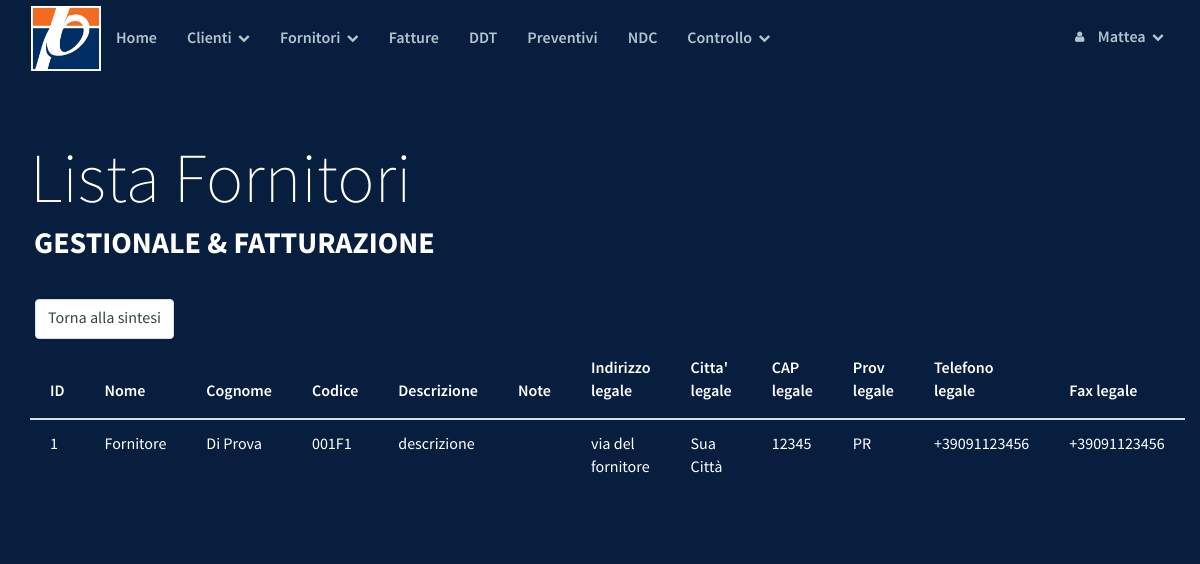
The page /lista_fornitori_big.php (signed in) on the database its author committed.
### tables this page shows
CREATE TABLE `fornitori` (
  `id` int(10) unsigned NOT NULL AUTO_INCREMENT,
  `nomeF` varchar(50) NOT NULL,
  `cognomeF` varchar(50) DEFAULT NULL,
  `codF` varchar(6) NOT NULL,
  `indirizzoLF` varchar(100) DEFAULT NULL,
  `cittaLF` varchar(50) DEFAULT NULL,
  `capLF` int(11) DEFAULT NULL,
  `provLF` varchar(2) DEFAULT NULL,
  `telLF` varchar(20) DEFAULT NULL,
  `faxLF` varchar(20) DEFAULT NULL,
  `statoLF` varchar(20) DEFAULT NULL,
  `emailLF` varchar(50) DEFAULT NULL,
  `urlLF` varchar(100) DEFAULT NULL,
  `PIVAF` bigint(20) DEFAULT NULL,
  `CFF` varchar(20) DEFAULT NULL,
  `IBANF` varchar(30) DEFAULT NULL,
  `bancaF` varchar(100) DEFAULT NULL,
  `descrF` varchar(200) DEFAULT NULL,
  `noteF` varchar(200) DEFAULT NULL,
  `reg_date` timestamp NOT NULL DEFAULT CURRENT_TIMESTAMP ON UPDATE CURRENT_TIMESTAMP,
  PRIMARY KEY (`id`),
  UNIQUE KEY `codF` (`codF`,`PIVAF`)
);

### lista_fornitori_big.php (the view, shortened to what this page needs)
<!DOCTYPE html>
<html lang="it">
<head>
    <?php include_once("template/parrot/style.php");
            include_once("DB/config.php");?>
</head>
<body>
        <?php include_once("template/parrot/navbar.php") ?>
        <div class="masthead">
            <div class="masthead-title">
                <div class="container">
                    Lista Fornitori
                    <small>Gestionale & Fatturazione</small>
                </div>
            </div>
        </div>
    <div style="max-width: 100%; overflow-x: scroll;" class="container">
     <div>
        <form action="lista_fornitori.php">
            <input class="form-control widthAuto" type="submit" value="Torna alla sintesi">
        </form>
    </div>
    <table class="table">
        <thead>
            <tr>
                <th>ID</th>
                <th>Nome</th>
                <th>Cognome</th>
                <th>Codice</th>
                <th>Descrizione</th>
                <th>Note</th>
                <th>Indirizzo legale</th>
                <th>Citta' legale</th>
                <th>CAP legale</th>
                <th>Prov legale</th>
                <th>Telefono legale</th>
                <th>Fax legale</th>
            </tr>
        </thead>
        <tbody>
            <?php
            include("DB/config.php");
            $sql = "SELECT * FROM fornitori";
            $result = mysqli_query($conndb, $sql);
            while($row = mysqli_fetch_array($result)) {
                $id = $row['id'];
                $nomeF = $row['nomeF'];
                $cognomeF = $row['cognomeF'];
                $codF = $row['codF'];
                $descrF = $row['descrF'];
                $noteF = $row['noteF'];
                $indirizzoLF = $row['indirizzoLF'];
                $cittaLF = $row['cittaLF'];
                $capLF = $row['capLF'];
                $provLF = $row['provLF'];
                $telLF = $row['telLF'];
                $faxLF = $row['faxLF'];
                $statoLF = $row['statoLF'];
                $emailLF = $row['emailLF'];
                $urlLF = $row['urlLF'];
                $PIVAF = $row['PIVAF'];
                $CFF = $row['CFF'];
                $IBANF = $row['IBANF'];
                $bancaF = $row['bancaF'];
                echo "<tr>
                <td>".$id."</td>
                <td>".$nomeF."</td>
                <td>".$cognomeF."</td>
                <td>".$codF."</td>
                <td>".$descrF."</td>
                <td>".$noteF."</td>
                <td>".$indirizzoLF."</td>
                <td>".$cittaLF."</td>
                <td>".$capLF."</td>
                <td>".$provLF."</td>
                <td>".$telLF."</td>
                <td>".$faxLF."</td>
                <td>".$statoLF."</td>
                <td>".$emailLF."</td>
                <td>".$urlLF."</td>
                <td>".$PIVAF."</td>
                <td>".$CFF."</td>
                <td>".$IBANF."</td>
                <td>".$bancaF."</td>
                </tr>";
            }
            ?>
        </tbody>
    </table>
    </div>
	</body>
</html>

### template/parrot/css/drunken-parrot.css (style rules this page uses)
body { font-family: "SourceSansPro", Helvetica, Arial, sans-serif; font-size: 16px; line-height: 1.5; color: #fff; background-color: #071E3F; }
.form-control { border: 1px solid #d6e1e5; color: #364347; font-size: 16px; line-height: 1.467; padding: 7px 12px; height: 40px; -webkit-appearance: none; border-radius: 4px; -webkit-box-shadow: none; box-shadow: none; -webkit-transition: border .25s linear, color .25s linear, background-color .25s linear; transition: border .25s linear, color .25s linear, background-color .25s linear; }
.table > thead > tr > th, .table > tbody > tr > th, .table > tfoot > tr > th, .table > thead > tr > td, .table > tbody > tr > td, .table > tfoot > tr > td { padding: 14px 5px; border-top: 1px solid #d6e1e5; }
.table > thead > tr > th { border-bottom: 2px solid #d6e1e5; font-family: "SourceSansProSemiBold", Helvetica, Arial, sans-serif; }

### template/parrot/css/demo.css (style rules this page uses)
.masthead { width: 100%; height: 100%; padding: 2em 0 2em 0; position: relative; z-index: 2; }
.masthead .masthead-title { font-family: "SourceSansProExtraLight", Helvetica, Arial, sans-serif; font-size: 30px; line-height: 1.2; color: white; }
.masthead .masthead-title small { color: white; font-family: "SourceSansProBold", Helvetica, Arial, sans-serif; display: block; text-transform: uppercase; font-size: 12px; padding-left: 4px; }
@media (min-width: 1000px) { .container { width: 1170px; } }
@media (min-width: 1000px) { .masthead { :padding: 3em 0; } }
@media (min-width: 1000px) { .masthead .masthead-title { font-size: 70px; } }
@media (min-width: 1000px) { .masthead .masthead-title small { font-size: 30px; } }
@media (min-width: 1000px) { .table > thead > tr > th, .table > tbody > tr > th, .table > tfoot > tr > th, .table > thead > tr > td, .table > tbody > tr > td, .table > tfoot > tr > td { padding: 14px 20px; border-top: 1px solid #d6e1e5; } }

### template/parrot/css/custom.css (style rules this page uses)
.widthAuto { width: auto; display: inline-block; margin: 5px; }

### rows shown on the page
fornitori: id "1", nomeF "Fornitore", cognomeF "Di Prova", codF "001F1", descrF "descrizione", indirizzoLF "via del fornitore", cittaLF "Sua Città", capLF "12345", provLF "PR", telLF "+39091123456", faxLF "+39091123456"

### other values the page prints
$user "Mattea"
